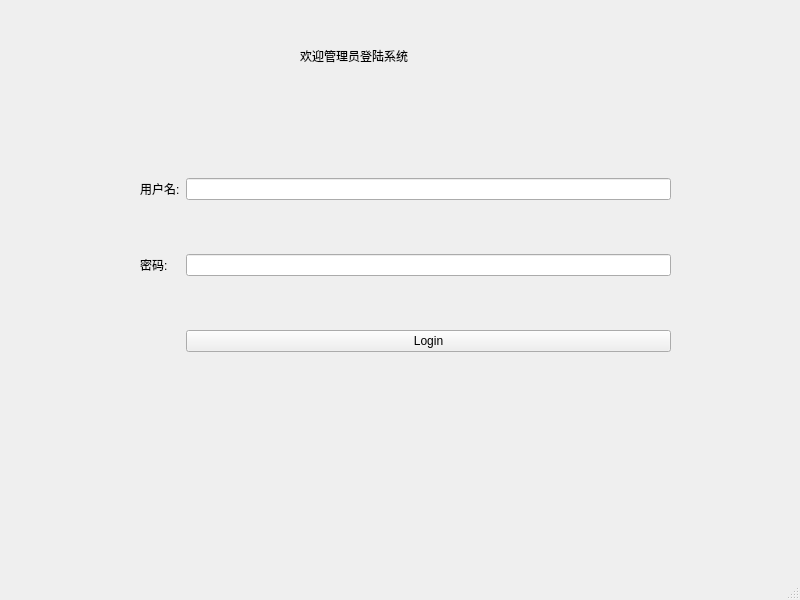
<?xml version="1.0" encoding="UTF-8"?>
<ui version="4.0">
 <class>login</class>
 <widget class="QMainWindow" name="login">
  <property name="geometry">
   <rect>
    <x>0</x>
    <y>0</y>
    <width>800</width>
    <height>600</height>
   </rect>
  </property>
  <property name="windowTitle">
   <string>MainWindow</string>
  </property>
  <widget class="QWidget" name="centralwidget">
   <widget class="QWidget" name="layoutWidget">
    <property name="geometry">
     <rect>
      <x>140</x>
      <y>130</y>
      <width>531</width>
      <height>271</height>
     </rect>
    </property>
    <layout class="QGridLayout" name="gridLayout">
     <item row="0" column="1">
      <widget class="QLineEdit" name="username"/>
     </item>
     <item row="1" column="1">
      <widget class="QLineEdit" name="password">
       <property name="echoMode">
        <enum>QLineEdit::Password</enum>
       </property>
      </widget>
     </item>
     <item row="1" column="0">
      <widget class="QLabel" name="label_2">
       <property name="text">
        <string>密码:</string>
       </property>
      </widget>
     </item>
     <item row="0" column="0">
      <widget class="QLabel" name="label">
       <property name="text">
        <string>用户名:</string>
       </property>
      </widget>
     </item>
     <item row="2" column="1">
      <widget class="QPushButton" name="btn">
       <property name="text">
        <string>Login</string>
       </property>
      </widget>
     </item>
    </layout>
   </widget>
   <widget class="QLabel" name="label_3">
    <property name="geometry">
     <rect>
      <x>300</x>
      <y>30</y>
      <width>191</width>
      <height>51</height>
     </rect>
    </property>
    <property name="styleSheet">
     <string notr="true">font: 12pt &quot;苹方 特粗&quot;;</string>
    </property>
    <property name="text">
     <string>欢迎管理员登陆系统</string>
    </property>
   </widget>
  </widget>
  <widget class="QMenuBar" name="menubar">
   <property name="geometry">
    <rect>
     <x>0</x>
     <y>0</y>
     <width>800</width>
     <height>23</height>
    </rect>
   </property>
  </widget>
  <widget class="QStatusBar" name="statusbar"/>
 </widget>
 <resources/>
 <connections/>
</ui>
